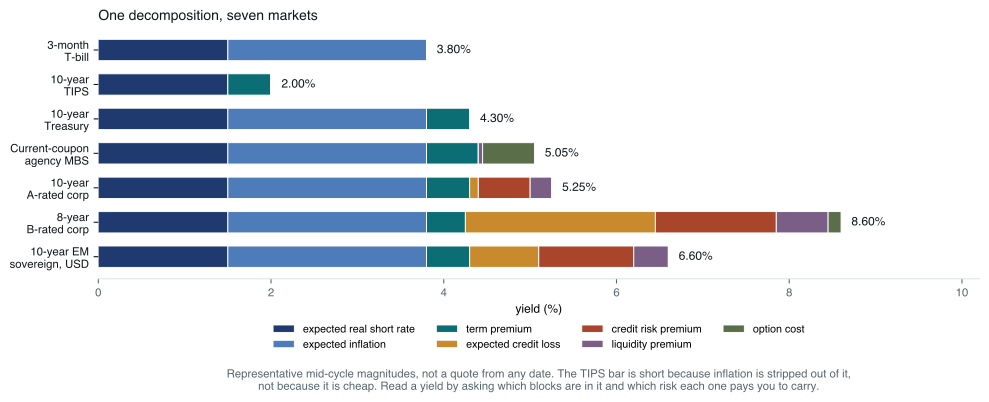

Here is the Python script that generated this plot:
# The yield decomposition, drawn. Every bond's yield is the same sum of
# components with different terms switched on. Representative magnitudes for a
# mid-cycle environment, not a quote from any date: the point is the structure,
# not the levels.
#
# Run standalone:  uv run --no-project --with matplotlib,numpy python <path>

import os

os.environ.setdefault("SOURCE_DATE_EPOCH", "1735689600")

import matplotlib

matplotlib.use("Agg")
matplotlib.rcParams["svg.fonttype"] = "path"
matplotlib.rcParams["svg.hashsalt"] = "bd_yield_stack"
matplotlib.rcParams["font.family"] = ["Helvetica", "Arial", "DejaVu Sans"]

from pathlib import Path

import matplotlib.pyplot as plt
import numpy as np

INK = "#10171B"
MUTED = "#58666E"

# component -> colour.  Ordered as they stack, bottom to top.
COMPONENTS = [
    ("expected real short rate", "#1F3A6E"),
    ("expected inflation", "#4E7CB8"),
    ("term premium", "#0B6E75"),
    ("expected credit loss", "#C98A2E"),
    ("credit risk premium", "#A8452B"),
    ("liquidity premium", "#7A5E86"),
    ("option cost", "#5A6E4A"),
]

# instrument -> the seven components, in percent.
BONDS = {
    "3-month\nT-bill":            [1.50, 2.30, 0.00, 0.00, 0.00, 0.00, 0.00],
    "10-year\nTIPS":              [1.50, 0.00, 0.50, 0.00, 0.00, 0.00, 0.00],
    "10-year\nTreasury":          [1.50, 2.30, 0.50, 0.00, 0.00, 0.00, 0.00],
    "Current-coupon\nagency MBS": [1.50, 2.30, 0.60, 0.00, 0.00, 0.05, 0.60],
    "10-year\nA-rated corp":      [1.50, 2.30, 0.50, 0.10, 0.60, 0.25, 0.00],
    "8-year\nB-rated corp":       [1.50, 2.30, 0.45, 2.20, 1.40, 0.60, 0.15],
    "10-year EM\nsovereign, USD": [1.50, 2.30, 0.50, 0.80, 1.10, 0.40, 0.00],
}


def main() -> None:
    names = list(BONDS)
    data = np.array([BONDS[n] for n in names])
    totals = data.sum(axis=1)
    y = np.arange(len(names))[::-1]

    fig, ax = plt.subplots(figsize=(10.4, 4.6))
    left = np.zeros(len(names))
    for i, (label, colour) in enumerate(COMPONENTS):
        ax.barh(y, data[:, i], left=left, color=colour, height=0.62,
                label=label, edgecolor="white", lw=0.7)
        left += data[:, i]

    for yi, tot in zip(y, totals):
        ax.text(tot + 0.12, yi, f"{tot:.2f}%", va="center", fontsize=9,
                color=INK, fontweight="bold")

    ax.set_yticks(y)
    ax.set_yticklabels(names, fontsize=8.5)
    ax.set_xlabel("yield (%)", fontsize=9)
    ax.set_xlim(0, 10.2)
    ax.tick_params(labelsize=8.5, colors=MUTED)
    ax.tick_params(axis="y", colors=INK)
    for s in ("top", "right", "left"):
        ax.spines[s].set_visible(False)
    ax.spines["bottom"].set_color("#DCE4E6")
    ax.legend(fontsize=8.0, frameon=False, ncol=4, loc="upper center",
              bbox_to_anchor=(0.5, -0.145))
    ax.set_title("One decomposition, seven markets", fontsize=10.5, color=INK, loc="left")

    ax.text(
        0.5, -0.36,
        "Representative mid-cycle magnitudes, not a quote from any date. The TIPS bar is short because "
        "inflation is stripped out of it,\nnot because it is cheap. Read a yield by asking which blocks are "
        "in it and which risk each one pays you to carry.",
        transform=ax.transAxes, ha="center", va="top", fontsize=8.5, color=MUTED,
    )
    fig.tight_layout()
    out = Path(__file__).with_suffix("")
    for ext in ("pdf", "svg"):
        fig.savefig(f"{out}.{ext}", transparent=True, bbox_inches="tight")

    print(f"{'instrument':>30} {'yield':>7} {'spread to 10y UST':>19}")
    ust = BONDS["10-year\nTreasury"]
    ust_total = sum(ust)
    for n in names:
        t = sum(BONDS[n])
        print(f"{n.replace(chr(10), ' '):>30} {t:6.2f}% {(t - ust_total) * 100:15.0f}bp")
    print()
    hy = BONDS["8-year\nB-rated corp"]
    hy_spread = sum(hy[3:])
    print(f"B-rated spread {hy_spread * 100:.0f}bp = expected loss {hy[3] * 100:.0f}bp "
          f"+ risk premium {hy[4] * 100:.0f}bp + liquidity {hy[5] * 100:.0f}bp + option {hy[6] * 100:.0f}bp")
    print(f"  expected loss is {hy[3] / hy_spread:.0%} of the spread")
    ig = BONDS["10-year\nA-rated corp"]
    ig_spread = sum(ig[3:])
    print(f"A-rated spread {ig_spread * 100:.0f}bp; expected loss is {ig[3] / ig_spread:.0%} of it")


main()
